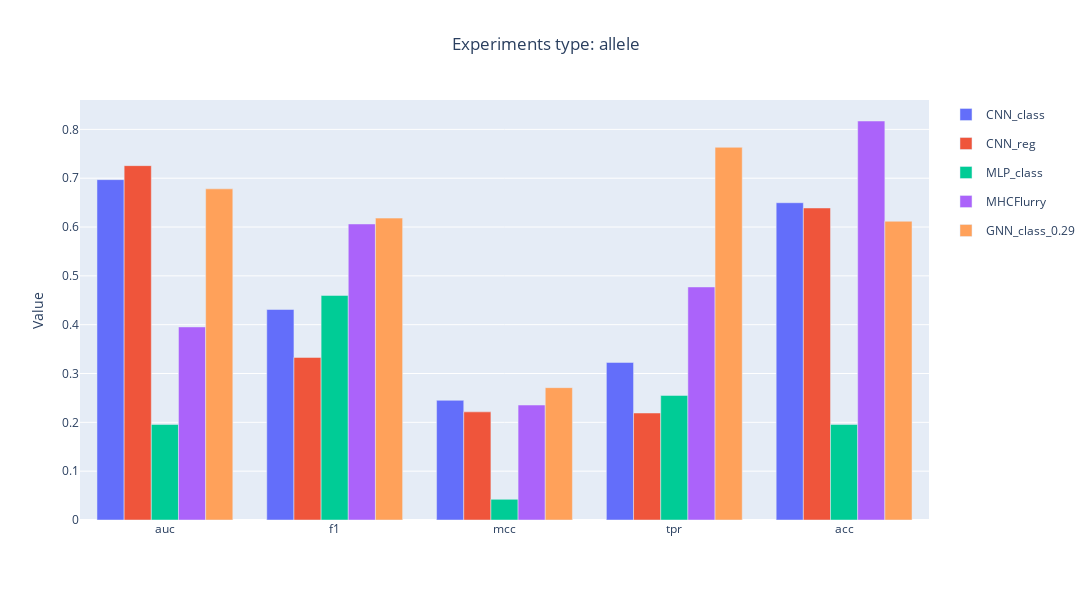

The code cell stored with this chart in its notebook:
### Code cell
######## Compare
cl_type = 'allele'
metrics = ['auc', 'f1', 'mcc', 'tpr', 'acc']
########
models = [
    f'CNN_{cl_type}_class', 
    f'CNN_{cl_type}_reg',
    f'MLP_{cl_type}_class',
    f'MHCFlurry_{cl_type}',
    f'GNN_{cl_type}_class_0.29']
fig = go.Figure()

for model in models:
    idx = baseline_df.index[baseline_df['model'] == model].tolist()[0]
    fig.add_trace(go.Bar(
        x = metrics,
        y = [baseline_df.loc[idx][metric] for metric in metrics],
        name = ''.join(model.split(f"_{cl_type}")),
        legendgroup = model
    ))

fig.update_yaxes(title_text="Value")
fig.update_layout(
    barmode='group',
    title=f'Experiments type: {cl_type}',
    title_x=0.5,
    width=1100, height=600)
fig.show()
# fig.write_html(os.path.join(comparison_path, 'timings.html'))

### Figure 1 — Plotly figure (JSON) as saved in the notebook; plotly's stock layout.template omitted (floating-point values rounded to 4 significant figures)
{"data": [{"legendgroup": "CNN_allele_class", "name": "CNN_class", "type": "bar", "x": ["auc", "f1", "mcc", "tpr", "acc"], "y": [0.6971, 0.4311, 0.2451, 0.3227, 0.6498]}, {"legendgroup": "CNN_allele_reg", "name": "CNN_reg", "type": "bar", "x": ["auc", "f1", "mcc", "tpr", "acc"], "y": [0.7257, 0.333, 0.2214, 0.2191, 0.639]}, {"legendgroup": "MLP_allele_class", "name": "MLP_class", "type": "bar", "x": ["auc", "f1", "mcc", "tpr", "acc"], "y": [0.1956, 0.4599, 0.04244, 0.2551, 0.1956]}, {"legendgroup": "MHCFlurry_allele", "name": "MHCFlurry", "type": "bar", "x": ["auc", "f1", "mcc", "tpr", "acc"], "y": [0.3954, 0.6063, 0.2355, 0.4773, 0.8171]}, {"legendgroup": "GNN_allele_class_0.29", "name": "GNN_class_0.29", "type": "bar", "x": ["auc", "f1", "mcc", "tpr", "acc"], "y": [0.6782, 0.6183, 0.271, 0.7633, 0.6118]}], "layout": {"barmode": "group", "height": 600, "title": {"text": "Experiments type: allele", "x": 0.5}, "width": 1100, "yaxis": {"title": {"text": "Value"}}}}
